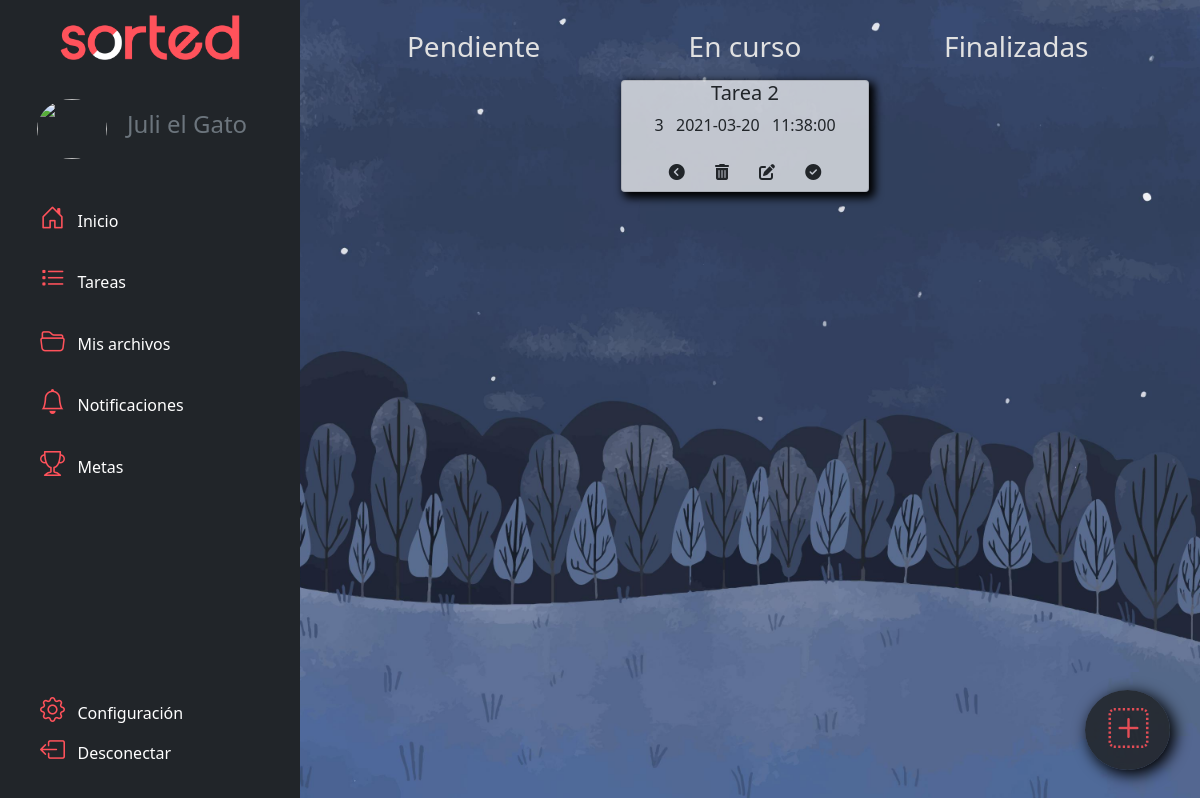
Page /tareas.php (signed in) on the committed database.
### tables this page shows
CREATE TABLE `tareas` (
  `id_tarea` int(11) NOT NULL AUTO_INCREMENT,
  `nombre` varchar(30) NOT NULL,
  `descripcion` varchar(100) DEFAULT NULL,
  `hora` time DEFAULT NULL,
  `fecha` date DEFAULT NULL,
  `prioridad` int(11) DEFAULT NULL,
  `posicion` int(11) DEFAULT NULL,
  `estado` int(11) NOT NULL,
  `id_usuario` int(11) DEFAULT NULL,
  `avisada` int(11) DEFAULT '0',
  PRIMARY KEY (`id_tarea`)
);

### tareas.php (the view, shortened to what this page needs)
<!DOCTYPE html>
<html>
<head>
	<link rel="stylesheet" type="text/css" href="assets/css/boostrapcss/bootstrap.min.css">
	<link rel="stylesheet" href="https://cdn.jsdelivr.net/npm/bootstrap-icons@1.4.0/font/bootstrap-icons.css">
	<link rel="stylesheet" type="text/css" href="font-awesome.min.css">
	<link rel="stylesheet" type="text/css" href="assets/css/main.css">
</head>
<?php
	if (!isset($_SESSION['nombre'])){
		echo "<div style='text-align:center;position:absolute;width:100%;top:0;left:0;right:0;margin-left:auto;margin-right:auto;;z-index:10;' class='alert alert-warning alert-dismissible fade show' role='alert'><h2>No estás logeado.</h2><br><button class='btn btn-dark'><a class='text-white fs-5' href='login.php'>Inicia sesión</a></button></div>";
		die();
	} else {
		$id = $_SESSION['id'];
	}
require_once 'conn.php';
$sql2 = "SELECT * FROM tareas WHERE id_usuario = $id AND estado = 2 ORDER BY posicion";
$result2 = mysqli_query($conn, $sql2);
?>
<body>
	<div class="navegador bg-dark">
		<div class="container_nav">
			<div class="text-center">
				<img class="logo" src="img/sorted.png">
				<div class="py-4 mb-3">
					<img src="img/person1.jpg" class="mr-3 rounded-circle imagen">
					<span class="nombre fs-4 mx-3 text-muted">Juli el Gato</span>
				</div>
			</div>
			<ul>
				<li class="mb-4">
					<a href="inicio.php"><i class="bi bi-house-door icon"></i> &nbsp Inicio</a>
				</li>
				<li class="mb-4">
					<a href="tareas.php"><i class="bi bi-list-task icon"></i> &nbsp Tareas</a>
				</li>
				<li class="mb-4">
					<a href="archivos.php"><i class="bi bi-folder2-open icon"></i> &nbsp Mis archivos</a>
				</li>
				<li class="mb-4">
					<a href="#"><i class="bi bi-bell icon"></i> &nbsp Notificaciones</a>
				</li>
				<li class="mb-4">
					<a href="#"><i class="bi bi-trophy icon"></i> &nbsp Metas</a>
				</li>
				<li class="mb-5 pb-4 opciones">
					<a href="#"><i class="bi bi-gear icon"></i> &nbsp Configuración</a>
				</li>
				<li class="mb-4 pb-2 opciones">
					<a href="destroy.php"><i class="bi bi-box-arrow-left icon"></i> &nbsp Desconectar</a>
				</li>
			</ul>
		</div>
	</div>
	<div class="container-fluid contenido text-center">
		<div class="row">
			<div class="col-md-4">
				<h3 class="text_gray pb-2">Pendiente</h3>
			</div>
			<div class="col-md-4">
				<h3 class="text_gray pb-2">En curso</h3>
				<div class="sortable">
					<?php
					while($row2 = mysqli_fetch_array($result2)) {
						?>
						<div class="mx-auto card" data-index="<?php echo $row2['id_tarea']; ?>" data-position="<?php echo $row2['posicion']; ?>">
							<div class="arrastrable">
								<h5 class="card-title" id="<?php echo $row2['id_tarea'];?>"><?php echo $row2['nombre'];?></h5>
								<p class="card-text"><?php echo $row2['prioridad'];?> &nbsp <?php echo $row2['fecha'];?> &nbsp <?php echo $row2['hora'];?></p>
								<form action="pages/borrar.php" method="POST">
									<label for="retroceder_<?php echo $row2['id_tarea'];?>" class="btn"><i class="fas fa-chevron-circle-left"></i></label>
									<label for="borrar2_<?php echo $row2['id_tarea'];?>" class="btn"><i class="fas fa-trash-alt"></i></label>
    								<label for="editar2_<?php echo $row2['id_tarea'];?>" class="btn"><i class="fas fa-edit"></i></label>
									<label for="completar_<?php echo $row2['id_tarea'];?>" class="btn"><i class="fas fa-check-circle"></i></label>
								</form>
							</div>
						</div>
					<?php
						}
					?>
				</div>
			</div>
			<div class="col-md-4">
				<h3 class="text_gray pb-2">Finalizadas</h3>
			</div>
		</div>
		<div onclick="nuevaTarea()">
			<a class="tarea_nueva rounded-circle text-white" href="#"><i style="font-size: 40px;padding-left:2px;" class="bi bi-plus-square-dotted nt"></i></a>
		</div>
	</div>
</body>
</html>

### assets/css/main.css (style rules this page uses)
body { height: 100vh; background: url('../../img/fondo6.jpg'); background-position: center; background-repeat: no-repeat; background-size: cover; background-attachment: fixed; }
a:link, a:visited, a:active { color: white; text-decoration: none; }
li { list-style-type: none; }
ul { text-indent: 20px; margin: 0; padding: 0; }
.logo { width: 180px; padding-top: 15px; padding-bottom: 15px; }
.imagen { width: 70px; height: 60px; }
.icon { font-size: 25px; color: #ff525b; }
.navegador { width: 300px; height: 100vh; display: inline-block; background-color: rgba(33, 37, 41, 0.95); position: fixed; }
.nombre { color: white; }
.opciones { text-indent: 20px; position: absolute; bottom: 0; }
.contenido { padding: 30px 60px 30px 350px; }
.text_gray { color: #E1E1E1; }
.card { background-color: rgba(255, 255, 255, 0.7); box-shadow: 4px 4px 8px 2px #000000; }
.tarea_nueva { width: 85px; height: 80px; position: fixed; bottom: 0; right: 0; margin: 30px; padding-top: 8px; background-color: rgba(33, 37, 41, 0.88); box-shadow: 4px 4px 15px 1px #000000; }
.nt { color: rgba(255, 82, 91, 0.88); }

### rows in the picture
tareas: nombre "Tarea 2", prioridad "3", fecha "2021-03-20", hora "11:38:00"
